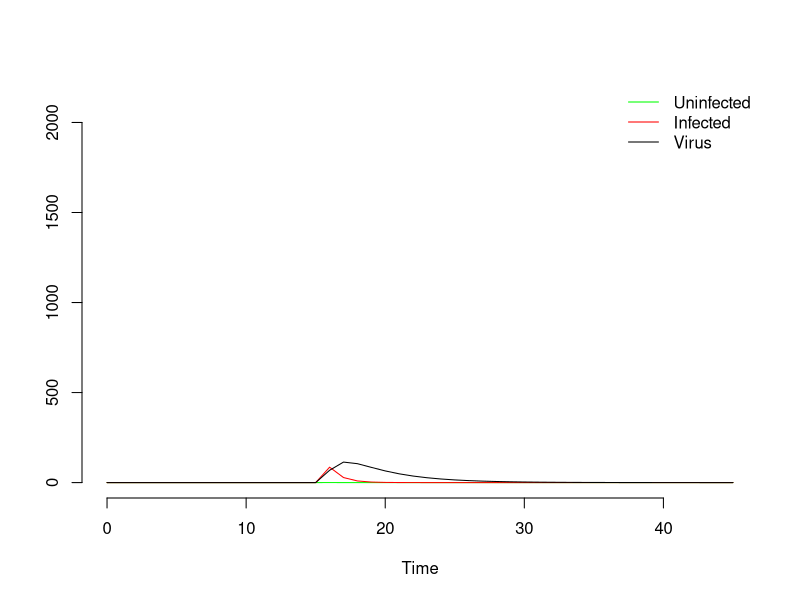

Source code (R):
rm(list=ls())

###################################################################
###################################################################
## Projet
###################################################################
###################################################################

Viro.model <- function(t, pop, param) {
  
  y <- pop[1]  # Uninfected Tumors
  x <- pop[2]  # Infected Tumors
  v <- pop[3]  # Virus
  
  K=param[1] #Carrying capacity of tumors (in 10 ^6 cells)
  r=param[2] #Effective growth rate of uninfected cells (day-1)
  delta=param[3] #Effective death rate constant of infected cells (day-1)
  
  rho=param[4] #Rate constant of cell fusion (per day per 10^6 cells)
  k=param[5] #Infection rate constant (per day per 106 cells or virions) of uninfected cells by free virus v(t)
  a=param[6] #Virus production rate constant by infected cells (virions per day per cell)
  w=param[7] #Rate constant of virus elimination (day-1)
  
  eps=param[8]
  alpha= param[9] #release on cell death
  
  #x,y,v the results 
  dy <- r*y*(1-((y+x)^eps/K^eps))-k*y*v-rho*x*y
  dx <- k*y*v - delta*x + rho*x*y
  dv <- a*x - w*v - k*y*v + alpha*delta*x
  

  
  res<-c(dy, dx, dv)
  
  list(res)
}

##############################
### main = execution du modele
##############################


require(deSolve)

Tmax = 45
dt = 1

y0=0
x0=0
v0=0
  
#Fitted param
K=  2139.258#Carrying capacity of tumors (in 10 ^6 cells)
r=  0.2062134 #Effective growth rate of uninfected cells (day-1)
eps= 1.648773
#Estimated param
delta= 1.119#Effective death rate constant of infected cells (day-1)
rho= 0.141#Rate constant of cell fusion (per day per 10^6 cells)
k= 0.000591 #Infection rate constant (per day per 106 cells or virions) of uninfected cells by free virus v(t)
a= 0.9 #Virus production rate constant by infected cells (virions per day per cell)
w= 0.3 #Rate constant of virus elimination (day-1)
alpha=0.5

event.dat <- data.frame(var   = c("y", "v"),
                        time  = 15,
                        value = c(126.237, 2),
                        method = "replace")

Time=seq(from=0,to=Tmax,by=dt)

Init.cond <- c(y = y0, x = x0, v = v0)
param=c(K,r,delta,rho,k,a,w,eps,alpha)

# Execute
result <- lsoda(Init.cond, Time, Viro.model, param, events = list(data = event.dat))
result

colnames(result) <- c("Time", "y", "x", "v")

head(result)

plot(Time,result[,"y"],type="l",col="green",xlab="Time",ylab="",ylim=c(0,K),bty="n")
lines(Time,result[,"x"],type="l",col="red")
lines(Time,result[,"v"],type="l",col="black")
legend("topright",c("Uninfected","Infected","Virus"),col=c("green","red","black"),lty=1,bty="n")
